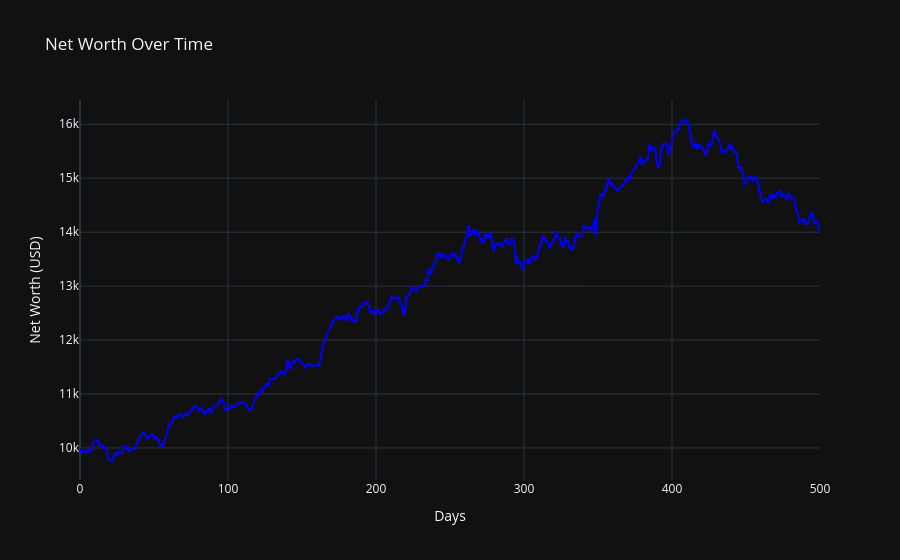

Here is the notebook cell this chart was saved with:
### Markdown cell above
Divide by 3

### Code cell
import numpy as np
import pandas as pd
import tensorflow as tf
from tensorflow.keras.models import load_model
from tensorflow.keras.layers import Normalization
from tensorflow.keras.initializers import Orthogonal
from MockBroker import MockBroker


# Initialize the broker



# Dictionary to store test data and predictions


broker = MockBroker(cash, price)


# Load the test data
# Normalization layer (reusing the one from training)




for i in range(days):
    print(f"--- Day {i} ---")
    predictions = []

    for symbol in nifty_symbols:
        predictions.append((symbol, data_pred[symbol][i][0]))

    # Sort the predictions by the prediction value
    predictions.sort(key=lambda x: x[1], reverse=True)

    # Get the top 3 symbols with the highest prediction values
    top_3_symbols = predictions[:3]
    print(top_3_symbols)
    broker.sell_off(i)



    for symbol, prediction in top_3_symbols[:3]:
        current_price = price[symbol][i]
        qty = np.floor(broker.Balance / (3*current_price))
        if prediction > threshold:
            broker.buy(symbol, current_price, qty)
    
    print(broker.holdings)



x = np.linspace(0, days, days)  # 100 points between 0 and 10
y = broker.networth

fig = go.Figure()

# Add a line plot to the figure
fig.add_trace(go.Scatter(
    x=x,
    y=y,
    mode='lines',
    name='Net Worth',  # Legend label
    line=dict(color='blue', width=2)  # Line styling
))

# Add title and labels to the plot
fig.update_layout(
    title='Net Worth Over Time',
    xaxis_title='Days',
    yaxis_title='Net Worth (USD)',
    template='plotly_dark'  # Optional: Add a dark theme for the plot
)

# Show the plot
fig.show()

print(broker)

### Figure 1 — Plotly figure (JSON) as saved in the notebook; plotly's stock layout.template omitted (floating-point values rounded to 4 significant figures; data arrays with more than 128 entries replaced by an {"elided": "..."} marker saying what was removed)
{"data": [{"line": {"color": "blue", "width": 2}, "mode": "lines", "name": "Net Worth", "type": "scatter", "x": {"elided": "500 float values"}, "y": {"elided": "500 float values"}}], "layout": {"title": {"text": "Net Worth Over Time"}, "xaxis": {"title": {"text": "Days"}}, "yaxis": {"title": {"text": "Net Worth (USD)"}}}}
